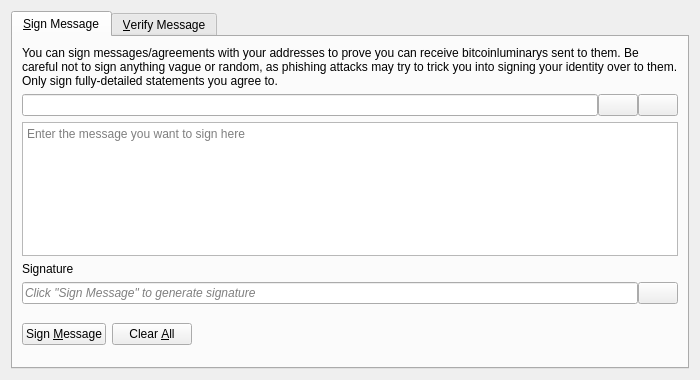
<?xml version="1.0" encoding="UTF-8"?>
<ui version="4.0">
 <class>SignVerifyMessageDialog</class>
 <widget class="QDialog" name="SignVerifyMessageDialog">
  <property name="geometry">
   <rect>
    <x>0</x>
    <y>0</y>
    <width>700</width>
    <height>380</height>
   </rect>
  </property>
  <property name="windowTitle">
   <string>Signatures - Sign / Verify a Message</string>
  </property>
  <property name="modal">
   <bool>true</bool>
  </property>
  <layout class="QVBoxLayout" name="verticalLayout">
   <item>
    <widget class="QTabWidget" name="tabWidget">
     <property name="currentIndex">
      <number>0</number>
     </property>
     <widget class="QWidget" name="tabSignMessage">
      <attribute name="title">
       <string>&amp;Sign Message</string>
      </attribute>
      <layout class="QVBoxLayout" name="verticalLayout_SM">
       <item>
        <widget class="QLabel" name="infoLabel_SM">
         <property name="text">
          <string>You can sign messages/agreements with your addresses to prove you can receive bitcoinluminarys sent to them. Be careful not to sign anything vague or random, as phishing attacks may try to trick you into signing your identity over to them. Only sign fully-detailed statements you agree to.</string>
         </property>
         <property name="textFormat">
          <enum>Qt::PlainText</enum>
         </property>
         <property name="wordWrap">
          <bool>true</bool>
         </property>
        </widget>
       </item>
       <item>
        <layout class="QHBoxLayout" name="horizontalLayout_1_SM">
         <property name="spacing">
          <number>0</number>
         </property>
         <item>
          <widget class="QValidatedLineEdit" name="addressIn_SM">
           <property name="toolTip">
            <string>The BitcoinLuminary address to sign the message with</string>
           </property>
          </widget>
         </item>
         <item>
          <widget class="QPushButton" name="addressBookButton_SM">
           <property name="toolTip">
            <string>Choose previously used address</string>
           </property>
           <property name="text">
            <string/>
           </property>
           <property name="icon">
            <iconset resource="../bitcoinluminary.qrc">
             <normaloff>:/icons/address-book</normaloff>:/icons/address-book</iconset>
           </property>
           <property name="shortcut">
            <string>Alt+A</string>
           </property>
           <property name="autoDefault">
            <bool>false</bool>
           </property>
          </widget>
         </item>
         <item>
          <widget class="QPushButton" name="pasteButton_SM">
           <property name="toolTip">
            <string>Paste address from clipboard</string>
           </property>
           <property name="text">
            <string/>
           </property>
           <property name="icon">
            <iconset resource="../bitcoinluminary.qrc">
             <normaloff>:/icons/editpaste</normaloff>:/icons/editpaste</iconset>
           </property>
           <property name="shortcut">
            <string>Alt+P</string>
           </property>
           <property name="autoDefault">
            <bool>false</bool>
           </property>
          </widget>
         </item>
        </layout>
       </item>
       <item>
        <widget class="QPlainTextEdit" name="messageIn_SM">
         <property name="toolTip">
          <string>Enter the message you want to sign here</string>
         </property>
         <property name="placeholderText">
          <string>Enter the message you want to sign here</string>
         </property>
        </widget>
       </item>
       <item>
        <widget class="QLabel" name="signatureLabel_SM">
         <property name="text">
          <string>Signature</string>
         </property>
         <property name="textFormat">
          <enum>Qt::PlainText</enum>
         </property>
        </widget>
       </item>
       <item>
        <layout class="QHBoxLayout" name="horizontalLayout_2_SM">
         <property name="spacing">
          <number>0</number>
         </property>
         <item>
          <widget class="QLineEdit" name="signatureOut_SM">
           <property name="placeholderText">
            <string>Click "Sign Message" to generate signature</string>
           </property>
           <property name="font">
            <font>
             <italic>true</italic>
            </font>
           </property>
           <property name="readOnly">
            <bool>true</bool>
           </property>
          </widget>
         </item>
         <item>
          <widget class="QPushButton" name="copySignatureButton_SM">
           <property name="toolTip">
            <string>Copy the current signature to the system clipboard</string>
           </property>
           <property name="text">
            <string/>
           </property>
           <property name="icon">
            <iconset resource="../bitcoinluminary.qrc">
             <normaloff>:/icons/editcopy</normaloff>:/icons/editcopy</iconset>
           </property>
           <property name="autoDefault">
            <bool>false</bool>
           </property>
          </widget>
         </item>
        </layout>
       </item>
       <item>
        <layout class="QHBoxLayout" name="horizontalLayout_3_SM">
         <item>
          <widget class="QPushButton" name="signMessageButton_SM">
           <property name="toolTip">
            <string>Sign the message to prove you own this BitcoinLuminary address</string>
           </property>
           <property name="text">
            <string>Sign &amp;Message</string>
           </property>
           <property name="icon">
            <iconset resource="../bitcoinluminary.qrc">
             <normaloff>:/icons/edit</normaloff>:/icons/edit</iconset>
           </property>
           <property name="autoDefault">
            <bool>false</bool>
           </property>
          </widget>
         </item>
         <item>
          <widget class="QPushButton" name="clearButton_SM">
           <property name="toolTip">
            <string>Reset all sign message fields</string>
           </property>
           <property name="text">
            <string>Clear &amp;All</string>
           </property>
           <property name="icon">
            <iconset resource="../bitcoinluminary.qrc">
             <normaloff>:/icons/remove</normaloff>:/icons/remove</iconset>
           </property>
           <property name="autoDefault">
            <bool>false</bool>
           </property>
          </widget>
         </item>
         <item>
          <spacer name="horizontalSpacer_1_SM">
           <property name="orientation">
            <enum>Qt::Horizontal</enum>
           </property>
           <property name="sizeHint" stdset="0">
            <size>
             <width>40</width>
             <height>48</height>
            </size>
           </property>
          </spacer>
         </item>
         <item>
          <widget class="QLabel" name="statusLabel_SM">
           <property name="font">
            <font>
             <weight>75</weight>
             <bold>true</bold>
            </font>
           </property>
           <property name="text">
            <string/>
           </property>
           <property name="wordWrap">
            <bool>true</bool>
           </property>
          </widget>
         </item>
         <item>
          <spacer name="horizontalSpacer_2_SM">
           <property name="orientation">
            <enum>Qt::Horizontal</enum>
           </property>
           <property name="sizeHint" stdset="0">
            <size>
             <width>40</width>
             <height>48</height>
            </size>
           </property>
          </spacer>
         </item>
        </layout>
       </item>
      </layout>
     </widget>
     <widget class="QWidget" name="tabVerifyMessage">
      <attribute name="title">
       <string>&amp;Verify Message</string>
      </attribute>
      <layout class="QVBoxLayout" name="verticalLayout_VM">
       <item>
        <widget class="QLabel" name="infoLabel_VM">
         <property name="text">
          <string>Enter the receiver's address, message (ensure you copy line breaks, spaces, tabs, etc. exactly) and signature below to verify the message. Be careful not to read more into the signature than what is in the signed message itself, to avoid being tricked by a man-in-the-middle attack. Note that this only proves the signing party receives with the address, it cannot prove sendership of any transaction!</string>
         </property>
         <property name="textFormat">
          <enum>Qt::PlainText</enum>
         </property>
         <property name="alignment">
          <set>Qt::AlignLeading|Qt::AlignLeft|Qt::AlignTop</set>
         </property>
         <property name="wordWrap">
          <bool>true</bool>
         </property>
        </widget>
       </item>
       <item>
        <layout class="QHBoxLayout" name="horizontalLayout_1_VM">
         <property name="spacing">
          <number>0</number>
         </property>
         <item>
          <widget class="QValidatedLineEdit" name="addressIn_VM">
           <property name="toolTip">
            <string>The BitcoinLuminary address the message was signed with</string>
           </property>
          </widget>
         </item>
         <item>
          <widget class="QPushButton" name="addressBookButton_VM">
           <property name="toolTip">
            <string>Choose previously used address</string>
           </property>
           <property name="text">
            <string/>
           </property>
           <property name="icon">
            <iconset resource="../bitcoinluminary.qrc">
             <normaloff>:/icons/address-book</normaloff>:/icons/address-book</iconset>
           </property>
           <property name="shortcut">
            <string>Alt+A</string>
           </property>
           <property name="autoDefault">
            <bool>false</bool>
           </property>
          </widget>
         </item>
        </layout>
       </item>
       <item>
        <widget class="QPlainTextEdit" name="messageIn_VM">
          <property name="toolTip">
            <string>The signed message to verify</string>
          </property>
          <property name="placeholderText">
            <string>The signed message to verify</string>
          </property>
        </widget>
       </item>
       <item>
        <widget class="QValidatedLineEdit" name="signatureIn_VM">
          <property name="toolTip">
            <string>The signature given when the message was signed</string>
          </property>
          <property name="placeholderText">
            <string>The signature given when the message was signed</string>
          </property>
        </widget>
       </item>
       <item>
        <layout class="QHBoxLayout" name="horizontalLayout_2_VM">
         <item>
          <widget class="QPushButton" name="verifyMessageButton_VM">
           <property name="toolTip">
            <string>Verify the message to ensure it was signed with the specified BitcoinLuminary address</string>
           </property>
           <property name="text">
            <string>Verify &amp;Message</string>
           </property>
           <property name="icon">
            <iconset resource="../bitcoinluminary.qrc">
             <normaloff>:/icons/transaction_0</normaloff>:/icons/transaction_0</iconset>
           </property>
           <property name="autoDefault">
            <bool>false</bool>
           </property>
          </widget>
         </item>
         <item>
          <widget class="QPushButton" name="clearButton_VM">
           <property name="toolTip">
            <string>Reset all verify message fields</string>
           </property>
           <property name="text">
            <string>Clear &amp;All</string>
           </property>
           <property name="icon">
            <iconset resource="../bitcoinluminary.qrc">
             <normaloff>:/icons/remove</normaloff>:/icons/remove</iconset>
           </property>
           <property name="autoDefault">
            <bool>false</bool>
           </property>
          </widget>
         </item>
         <item>
          <spacer name="horizontalSpacer_1_VM">
           <property name="orientation">
            <enum>Qt::Horizontal</enum>
           </property>
           <property name="sizeHint" stdset="0">
            <size>
             <width>40</width>
             <height>48</height>
            </size>
           </property>
          </spacer>
         </item>
         <item>
          <widget class="QLabel" name="statusLabel_VM">
           <property name="font">
            <font>
             <weight>75</weight>
             <bold>true</bold>
            </font>
           </property>
           <property name="text">
            <string/>
           </property>
           <property name="wordWrap">
            <bool>true</bool>
           </property>
          </widget>
         </item>
         <item>
          <spacer name="horizontalSpacer_2_VM">
           <property name="orientation">
            <enum>Qt::Horizontal</enum>
           </property>
           <property name="sizeHint" stdset="0">
            <size>
             <width>40</width>
             <height>48</height>
            </size>
           </property>
          </spacer>
         </item>
        </layout>
       </item>
      </layout>
     </widget>
    </widget>
   </item>
  </layout>
 </widget>
 <customwidgets>
  <customwidget>
   <class>QValidatedLineEdit</class>
   <extends>QLineEdit</extends>
   <header>qt/qvalidatedlineedit.h</header>
  </customwidget>
 </customwidgets>
 <resources>
  <include location="../bitcoinluminary.qrc"/>
 </resources>
 <connections/>
</ui>
